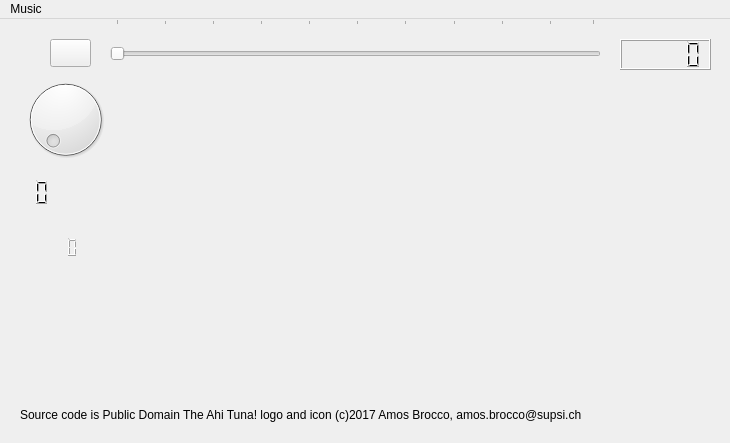
<?xml version="1.0" encoding="UTF-8"?>
<ui version="4.0">
 <class>MainWindow</class>
 <widget class="QMainWindow" name="MainWindow">
  <property name="geometry">
   <rect>
    <x>0</x>
    <y>0</y>
    <width>730</width>
    <height>443</height>
   </rect>
  </property>
  <property name="sizePolicy">
   <sizepolicy hsizetype="Fixed" vsizetype="Fixed">
    <horstretch>0</horstretch>
    <verstretch>0</verstretch>
   </sizepolicy>
  </property>
  <property name="minimumSize">
   <size>
    <width>730</width>
    <height>443</height>
   </size>
  </property>
  <property name="maximumSize">
   <size>
    <width>730</width>
    <height>443</height>
   </size>
  </property>
  <property name="windowTitle">
   <string>Ahi Thuna!</string>
  </property>
  <property name="windowIcon">
   <iconset resource="resources.qrc">
    <normaloff>:/pixmaps/icontuna.png</normaloff>:/pixmaps/icontuna.png</iconset>
  </property>
  <widget class="QWidget" name="centralWidget">
   <widget class="QLabel" name="label">
    <property name="geometry">
     <rect>
      <x>10</x>
      <y>0</y>
      <width>751</width>
      <height>421</height>
     </rect>
    </property>
    <property name="text">
     <string/>
    </property>
    <property name="pixmap">
     <pixmap resource="resources.qrc">:/pixmaps/ahituna.png</pixmap>
    </property>
    <property name="scaledContents">
     <bool>false</bool>
    </property>
   </widget>
   <widget class="QDial" name="volumeDial">
    <property name="geometry">
     <rect>
      <x>20</x>
      <y>30</y>
      <width>91</width>
      <height>141</height>
     </rect>
    </property>
   </widget>
   <widget class="QSlider" name="seekSlider">
    <property name="geometry">
     <rect>
      <x>110</x>
      <y>0</y>
      <width>491</width>
      <height>61</height>
     </rect>
    </property>
    <property name="orientation">
     <enum>Qt::Horizontal</enum>
    </property>
    <property name="tickPosition">
     <enum>QSlider::TicksAbove</enum>
    </property>
    <property name="tickInterval">
     <number>10</number>
    </property>
   </widget>
   <widget class="QLabel" name="label_4">
    <property name="geometry">
     <rect>
      <x>20</x>
      <y>360</y>
      <width>701</width>
      <height>71</height>
     </rect>
    </property>
    <property name="text">
     <string>Source code is Public Domain The Ahi Tuna! logo and icon (c)2017 Amos Brocco, amos.brocco@supsi.ch</string>
    </property>
    <property name="wordWrap">
     <bool>true</bool>
    </property>
   </widget>
   <widget class="QPushButton" name="playButton">
    <property name="geometry">
     <rect>
      <x>50</x>
      <y>20</y>
      <width>41</width>
      <height>28</height>
     </rect>
    </property>
    <property name="text">
     <string/>
    </property>
    <property name="icon">
     <iconset resource="resources.qrc">
      <normaloff>:/pixmaps/Note.png</normaloff>:/pixmaps/Note.png</iconset>
    </property>
   </widget>
   <widget class="QLCDNumber" name="lengthLCD">
    <property name="geometry">
     <rect>
      <x>620</x>
      <y>20</y>
      <width>91</width>
      <height>31</height>
     </rect>
    </property>
   </widget>
   <widget class="QLCDNumber" name="minuteLCD">
    <property name="geometry">
     <rect>
      <x>20</x>
      <y>158</y>
      <width>31</width>
      <height>31</height>
     </rect>
    </property>
    <property name="frameShape">
     <enum>QFrame::NoFrame</enum>
    </property>
    <property name="frameShadow">
     <enum>QFrame::Raised</enum>
    </property>
    <property name="lineWidth">
     <number>2</number>
    </property>
    <property name="midLineWidth">
     <number>2</number>
    </property>
    <property name="digitCount">
     <number>2</number>
    </property>
   </widget>
   <widget class="QLCDNumber" name="secondsLCD">
    <property name="geometry">
     <rect>
      <x>57</x>
      <y>218</y>
      <width>21</width>
      <height>21</height>
     </rect>
    </property>
    <property name="frameShape">
     <enum>QFrame::NoFrame</enum>
    </property>
    <property name="frameShadow">
     <enum>QFrame::Raised</enum>
    </property>
    <property name="lineWidth">
     <number>2</number>
    </property>
    <property name="midLineWidth">
     <number>2</number>
    </property>
    <property name="digitCount">
     <number>2</number>
    </property>
   </widget>
  </widget>
  <widget class="QMenuBar" name="menuBar">
   <property name="geometry">
    <rect>
     <x>0</x>
     <y>0</y>
     <width>730</width>
     <height>25</height>
    </rect>
   </property>
   <widget class="QMenu" name="menuMusic">
    <property name="title">
     <string>Music</string>
    </property>
    <addaction name="actionOpen_file"/>
    <addaction name="actionOpen_stream"/>
    <addaction name="separator"/>
    <addaction name="actionExit"/>
   </widget>
   <addaction name="menuMusic"/>
  </widget>
  <action name="actionOpen_file">
   <property name="text">
    <string>Open file...</string>
   </property>
  </action>
  <action name="actionOpen_stream">
   <property name="text">
    <string>Open stream...</string>
   </property>
  </action>
  <action name="actionExit">
   <property name="text">
    <string>Exit</string>
   </property>
  </action>
 </widget>
 <layoutdefault spacing="6" margin="11"/>
 <resources>
  <include location="resources.qrc"/>
 </resources>
 <connections/>
</ui>
